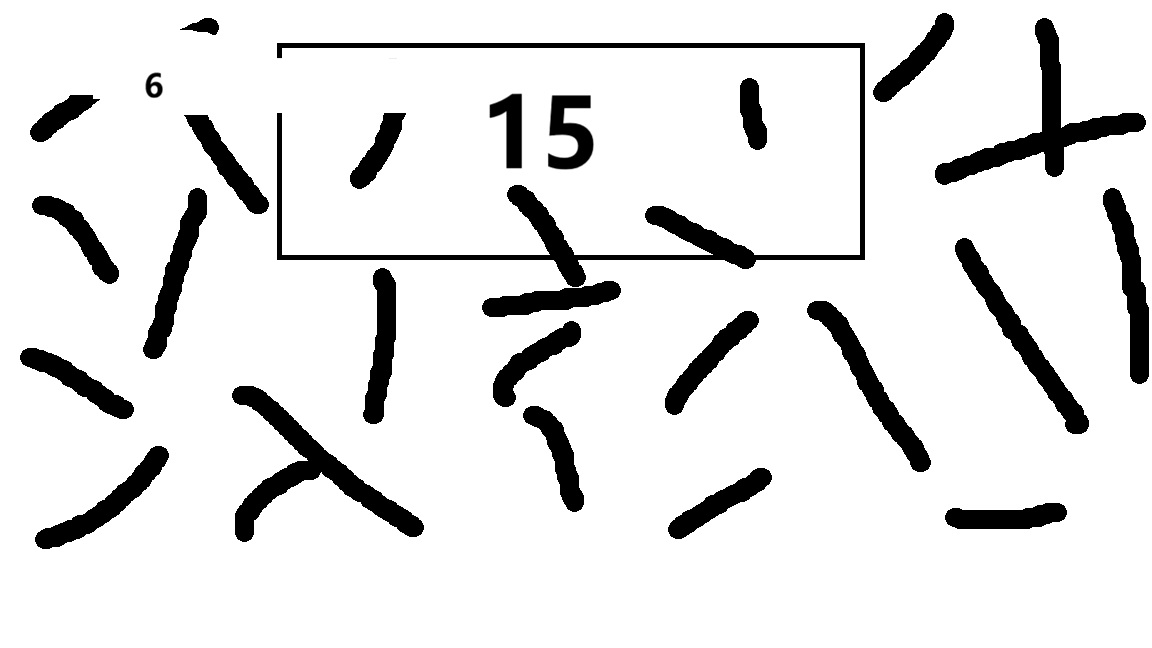
#> input picture assets/screenshots/test_ui.jpg, 1152 x 648 px
$ python capture_and_parse.py
#> lines starting #> are read from the running program, lines starting #| are printed output that depends on the picture; after the words box and inside, x2 and y2 are one past the last pixel; in counts of white or black regions, pixels touching at a corner belong together
import cv2
import pytesseract
# from PIL import Image
import numpy as np
import os
from pathlib import Path  # 用于优雅处理路径

# 告诉Python Tesseract引擎在哪
# 请根据实际安装路径修改下面的路径，注意保留开头的 r
pytesseract.pytesseract.tesseract_cmd = r'C:\Program Files\Tesseract-OCR\tesseract.exe'

# 1. 模拟：未来这里会替换为实时截屏，现在先用一张静态截图测试
# 请确保在 assets/screenshots/ 下有一张图片，命名为 test_ui.jpg
# --- 动态构建截图绝对路径---
# 获取当前脚本文件的目录
current_dir = Path(__file__).parent  # src/perception
# 向上回退两级到项目根目录 (Auto-Chess-AI)
project_root = current_dir.parent.parent
# 构建完整的截图路径
screenshot_path = project_root / "assets" / "screenshots" / "test_ui.jpg"
# 将Path对象转换为字符串（某些旧版OpenCV需要）
screenshot_path = str(screenshot_path)

print(f"正在尝试从以下位置读取截图：\n{screenshot_path}")

# 检查文件是否存在
if not os.path.exists(screenshot_path):
    print("错误：文件不存在！请检查：")
    print(f"1. 文件路径是否正确：{screenshot_path}")
    print("2. 文件是否被正确放置在 assets/screenshots/ 目录下")
    print("3. 文件名是否为 test_ui.jpg（注意大小写和扩展名）")
    exit()

# 图像读取和处理
image = cv2.imread(screenshot_path)
#> image is the input picture: shape (648, 1152, 3); min 0, max 255, mean 227.3
# screenshot_path = "../assets/screenshots/test_ui.jpg"

# image = cv2.imread(screenshot_path)

if image is None:
    print(f"错误：找不到截图文件，请检查路径: {screenshot_path}")
    exit()

# 2. 图像预处理示例：转换为灰度图（许多操作需要在灰度图上进行）
gray = cv2.cvtColor(image, cv2.COLOR_BGR2GRAY)
print("图像加载与预处理完成。")

# 3. 尝试识别（假设数字在画面顶部中央区域）
# 你需要根据实际图像，调整下面的坐标 (x, y, width, height)
gold_region = (100, 50, 150, 60)  # 示例：(x, y, w, h)，请自行调整
x, y, w, h = gold_region
gold_image = gray[y:y+h, x:x+w]
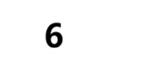
#> gold_image: shape (60, 150); min 0, max 255, mean 248.1

# 对数字区域进行阈值处理，使其更清晰
_, thresh = cv2.threshold(gold_image, 150, 255, cv2.THRESH_BINARY_INV)
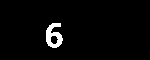
#> thresh: shape (60, 150); 2.8% white; 1 white region, box (x1, y1, x2, y2) and area: (46, 23, 63, 48) 252

# 4. 使用pytesseract识别数字
# 配置Tesseract只识别数字
custom_config = r'--oem 3 --psm 13 -c tessedit_char_whitelist=0123456789'
#> (the run stopped early here; a loop or call above may not have finished)
